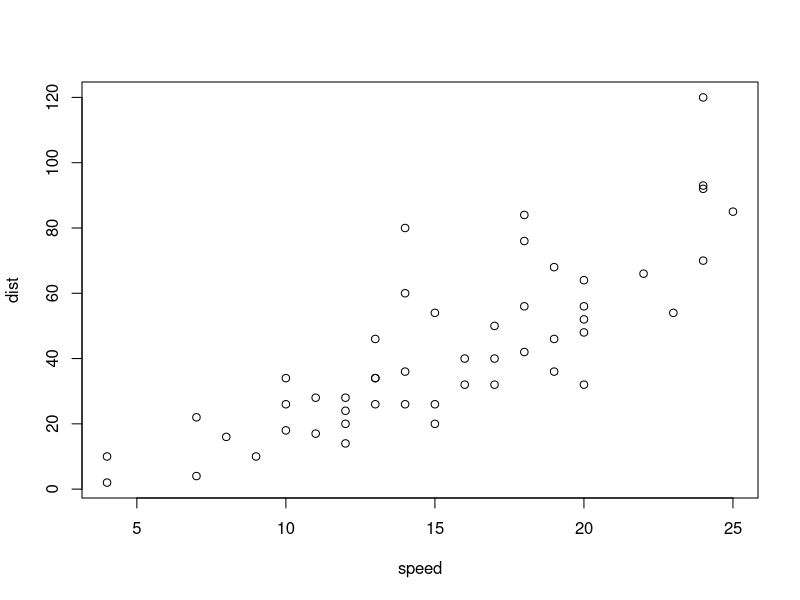
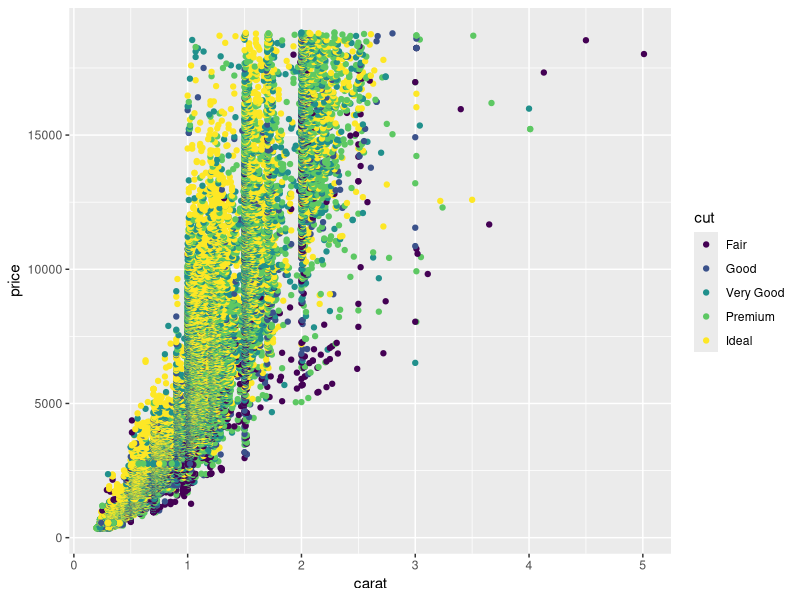

Source code (R) for these figures, in order:
## ---- chunk 1
summary(cars)
## ---- chunk 2
plot(cars)
## ---- chunk 3

library(ggplot2)

min( diamonds$price )

qplot( carat, price, data=diamonds, color=cut )
